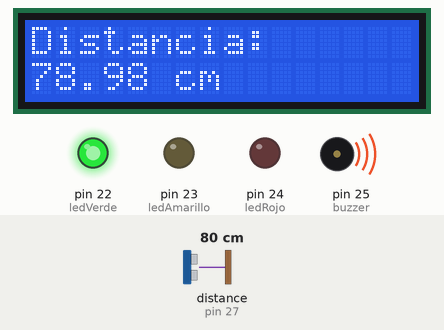
Recording of a sketch running on a simulated Arduino Mega 2560, built with avr-gcc and run on an emulated ATmega2560. Parts: 16×2 character LCD, output pins drawn as LEDs (lit = HIGH), buzzer (waves = sounding, pin HIGH). Wiring (inferred from the names in the program): ultrasonic range finder: trigger pin 26; echo pin 27. The inputs (shaded band) are chosen by the test bench; at power-on: distance to the obstacle (sensor on pin 27) 80 cm. The echo pulse lasts 58.3 µs per cm; pins used as bus, display or sensor lines are not drawn.

Above: at 3.2 s.
3.3 s: distance to the obstacle (sensor on pin 27) set to 10 cm
At 4.4 s:
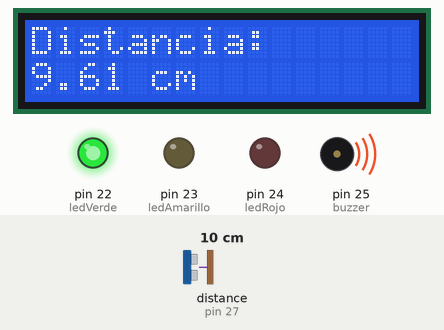
4.9 s: distance to the obstacle (sensor on pin 27) set to 7 cm
At 6.8 s:
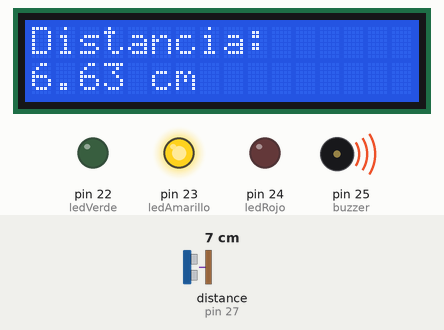
7.9 s: distance to the obstacle (sensor on pin 27) set to 18 cm
At 10.0 s:
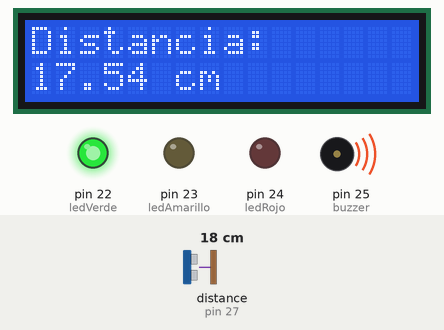
10.9 s: distance to the obstacle (sensor on pin 27) set to 120 cm
At 12.0 s:
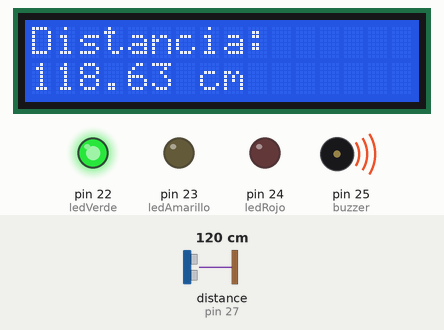
13.9 s: distance to the obstacle (sensor on pin 27) set to 2 cm
At 15.4 s:
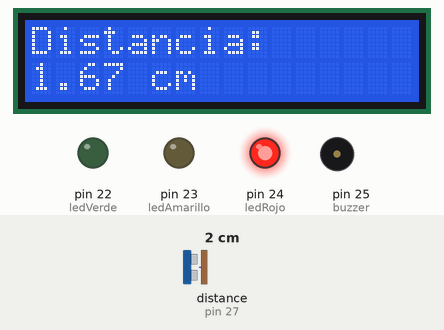
16.0 s: distance to the obstacle (sensor on pin 27) set to 6 cm
At 16.9 s:
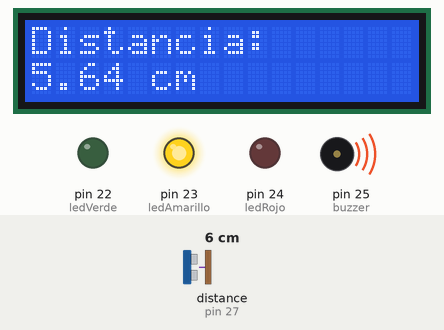
Timing chart, 0 to 19.6 s (numbered marks = the images above; inputs shaded):
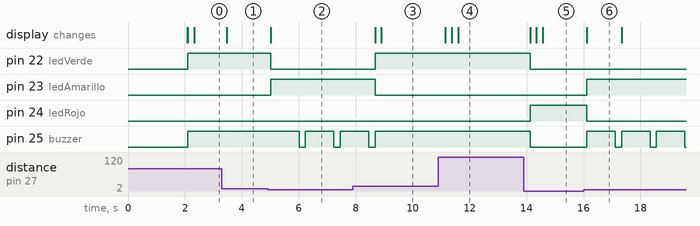

Measured:
- the behaviour switches between 9 and 8 cm on distance to the obstacle (sensor on pin 27) (found by bisection; images 1 and 2)
- the behaviour switches between 4 and 5 cm on distance to the obstacle (sensor on pin 27) (found by bisection; images 5 and 6)
- after the input at 3.3 s, the display: changes after 0.16 s (image 1)
- after the input at 4.9 s, pin 22 (ledVerde): HIGH → LOW after 0.11 s; pin 23 (ledAmarillo): LOW → HIGH after 0.11 s; pin 25 (buzzer): alternates HIGH for 1.0 s and LOW for 0.22 s, starting after 1.1 s; the display: changes after 0.11 s (image 2)
- after the input at 7.9 s, pin 22 (ledVerde): LOW → HIGH after 0.78 s; pin 23 (ledAmarillo): HIGH → LOW after 0.78 s; pin 25 (buzzer): goes on until 8.7 s, then stays HIGH; the display: first changes after 0.78 s (image 3 shows a later state)
- after the input at 10.9 s, the display: changes after 0.24 s (image 4)
- after the input at 13.9 s, pin 22 (ledVerde), pin 25 (buzzer): HIGH → LOW after 0.22 s; pin 24 (ledRojo): LOW → HIGH after 0.22 s; the display: changes after 0.22 s (image 5)
- after the input at 16.0 s, pin 23 (ledAmarillo): LOW → HIGH after 0.11 s; pin 24 (ledRojo): HIGH → LOW after 0.11 s; pin 25 (buzzer): alternates HIGH for 1.0 s and LOW for 0.22 s, starting after 0.11 s; the display: changes after 0.11 s (image 6)

The sketch:

main.ino
```cpp
#include <Wire.h>
#include <LiquidCrystal_I2C.h>

// Configuración del sensor ultrasonido
const int triggerPin = 26;
const int echoPin = 27;

// Configuración de los LEDs
const int ledVerde = 22;
const int ledAmarillo = 23;
const int ledRojo = 24;

// Configuración del buzzer
const int buzzer = 25;

// Configuración de la pantalla LCD I2C
LiquidCrystal_I2C lcd(0x27, 16, 2); // Sustituye 0x27 por la dirección que obtuviste en el escaneo I2C

// Variables para la distancia
long duracion;
float distancia;

void setup() {
  // Inicialización de los pines
  pinMode(triggerPin, OUTPUT);
  pinMode(echoPin, INPUT);
  pinMode(ledVerde, OUTPUT);
  pinMode(ledAmarillo, OUTPUT);
  pinMode(ledRojo, OUTPUT);
  pinMode(buzzer, OUTPUT);

  // Inicialización de la pantalla LCD
  Wire.begin();       // Inicia comunicación I2C
  lcd.init();         // Inicializa la pantalla LCD
  lcd.backlight();    // Activa la luz de fondo
  lcd.print("Iniciando...");
  delay(2000);
  lcd.clear();
}

void loop() {
  // Generar un pulso de disparo (trigger) de 10 microsegundos
  digitalWrite(triggerPin, LOW);
  delayMicroseconds(2);
  digitalWrite(triggerPin, HIGH);
  delayMicroseconds(10);
  digitalWrite(triggerPin, LOW);

  // Calcular duración del pulso de retorno (echo)
  duracion = pulseIn(echoPin, HIGH, 30000); // Timeout de 30 ms para evitar lecturas incorrectas

  // Verificar si se recibió un pulso válido
  if (duracion > 0) {
    // Convertir duración a distancia en cm
    distancia = (duracion * 0.034) / 2;

    // Mostrar la distancia en la pantalla LCD
    lcd.clear();
    lcd.setCursor(0, 0);
    lcd.print("Distancia:");
    lcd.setCursor(0, 1);
    lcd.print(distancia);
    lcd.print(" cm");

    // Control de LEDs y buzzer basado en la distancia
    if (distancia > 8) {
      digitalWrite(ledVerde, HIGH);
      digitalWrite(ledAmarillo, LOW);
      digitalWrite(ledRojo, LOW);
      digitalWrite(buzzer, HIGH);
    } else if (distancia > 4 && distancia <= 8) {
      digitalWrite(ledVerde, LOW);
      digitalWrite(ledAmarillo, HIGH);
      digitalWrite(ledRojo, LOW);

      // Activar buzzer por 1 segundo
      digitalWrite(buzzer, HIGH);
      delay(1000);
      digitalWrite(buzzer, LOW);
    } else if (distancia <= 4) {
      digitalWrite(ledVerde, LOW);
      digitalWrite(ledAmarillo, LOW);
      digitalWrite(ledRojo, HIGH);

      // Activar buzzer continuamente
      digitalWrite(buzzer, LOW);
    }
  } else {
    // Si no se recibe un pulso válido, mostrar un error en la pantalla
    lcd.clear();
    lcd.setCursor(0, 0);
    lcd.print("Error: Sin eco");
    distancia = -1; // Indicar que no hay una medición válida
  }

  // Pequeño retraso para evitar interferencias
  delay(200);
}
```
